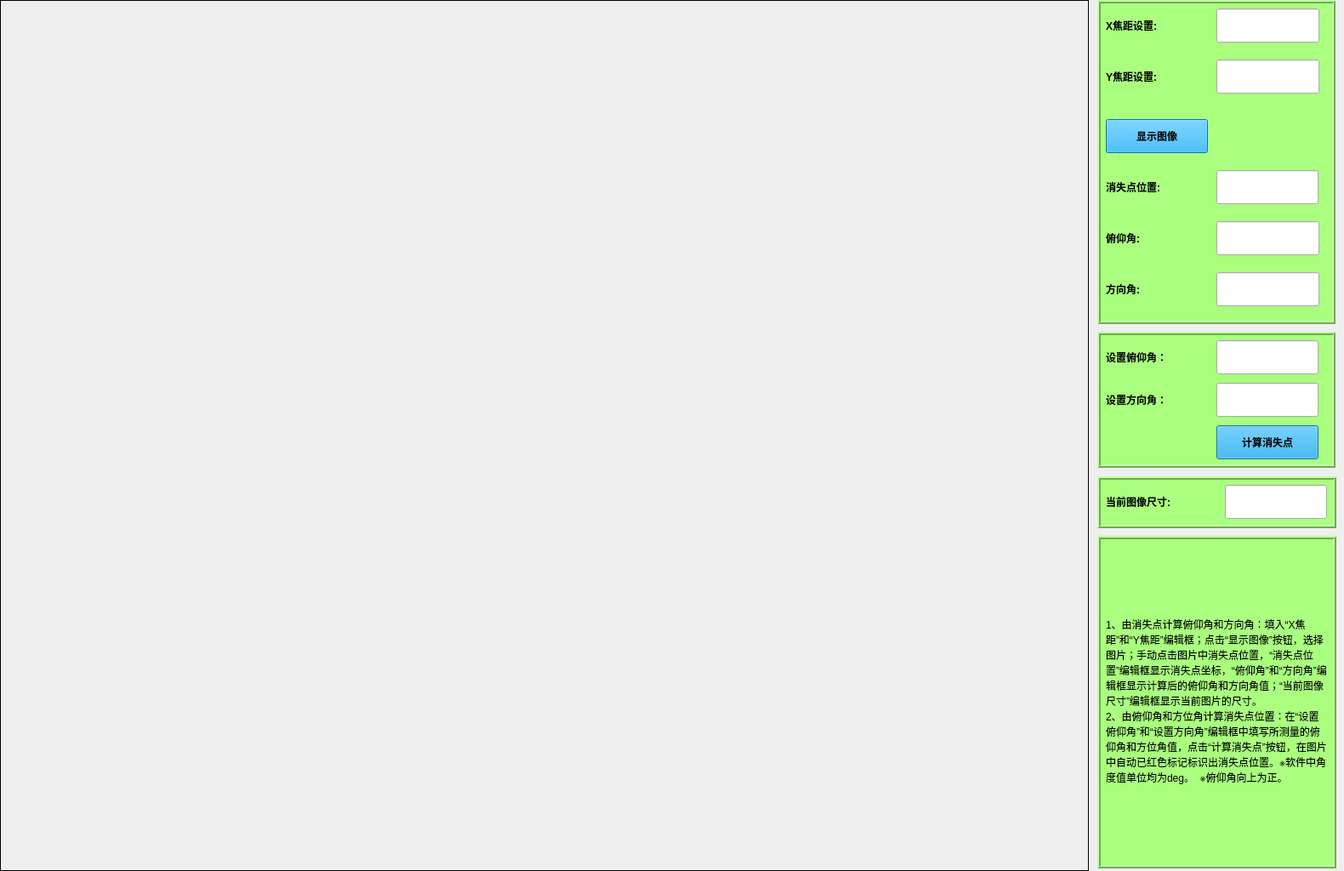
<?xml version="1.0" encoding="UTF-8"?>
<ui version="4.0">
 <class>showimageqt5Dialog</class>
 <widget class="QDialog" name="showimageqt5Dialog">
  <property name="geometry">
   <rect>
    <x>0</x>
    <y>0</y>
    <width>1580</width>
    <height>1024</height>
   </rect>
  </property>
  <property name="windowTitle">
   <string>清智科技</string>
  </property>
  <property name="windowIcon">
   <iconset resource="showimageqt5.qrc">
    <normaloff>:/images/qzlogo.png</normaloff>:/images/qzlogo.png</iconset>
  </property>
  <widget class="QFrame" name="frame">
   <property name="geometry">
    <rect>
     <x>1290</x>
     <y>390</y>
     <width>280</width>
     <height>160</height>
    </rect>
   </property>
   <property name="styleSheet">
    <string notr="true">QFrame
{
    background-color:rgb(170, 255, 127)
}</string>
   </property>
   <property name="frameShape">
    <enum>QFrame::Box</enum>
   </property>
   <property name="frameShadow">
    <enum>QFrame::Raised</enum>
   </property>
   <property name="lineWidth">
    <number>2</number>
   </property>
   <widget class="QLabel" name="label_setpitch_2">
    <property name="geometry">
     <rect>
      <x>10</x>
      <y>10</y>
      <width>121</width>
      <height>40</height>
     </rect>
    </property>
    <property name="font">
     <font>
      <pointsize>9</pointsize>
      <weight>75</weight>
      <bold>true</bold>
     </font>
    </property>
    <property name="text">
     <string>设置俯仰角：</string>
    </property>
    <property name="wordWrap">
     <bool>true</bool>
    </property>
   </widget>
   <widget class="QLabel" name="label_sethead_2">
    <property name="geometry">
     <rect>
      <x>10</x>
      <y>60</y>
      <width>121</width>
      <height>40</height>
     </rect>
    </property>
    <property name="font">
     <font>
      <pointsize>9</pointsize>
      <weight>75</weight>
      <bold>true</bold>
     </font>
    </property>
    <property name="text">
     <string>设置方向角：</string>
    </property>
    <property name="wordWrap">
     <bool>true</bool>
    </property>
   </widget>
   <widget class="QLineEdit" name="lineEdit_pichangle_in_2">
    <property name="geometry">
     <rect>
      <x>140</x>
      <y>10</y>
      <width>120</width>
      <height>40</height>
     </rect>
    </property>
   </widget>
   <widget class="QLineEdit" name="lineEdit_headangle_in_2">
    <property name="geometry">
     <rect>
      <x>140</x>
      <y>60</y>
      <width>120</width>
      <height>40</height>
     </rect>
    </property>
   </widget>
   <widget class="QPushButton" name="show_deadpoint_2">
    <property name="geometry">
     <rect>
      <x>140</x>
      <y>110</y>
      <width>120</width>
      <height>40</height>
     </rect>
    </property>
    <property name="font">
     <font>
      <weight>75</weight>
      <bold>true</bold>
     </font>
    </property>
    <property name="styleSheet">
     <string notr="true">QPushButton
{
    background-color:rgb(0, 170, 255);
}</string>
    </property>
    <property name="text">
     <string>计算消失点</string>
    </property>
   </widget>
  </widget>
  <widget class="QFrame" name="frame_2">
   <property name="geometry">
    <rect>
     <x>1290</x>
     <y>0</y>
     <width>280</width>
     <height>381</height>
    </rect>
   </property>
   <property name="styleSheet">
    <string notr="true">QFrame
{
    background-color:rgb(170, 255, 127)
}</string>
   </property>
   <property name="frameShape">
    <enum>QFrame::Box</enum>
   </property>
   <property name="frameShadow">
    <enum>QFrame::Raised</enum>
   </property>
   <property name="lineWidth">
    <number>2</number>
   </property>
   <widget class="QPushButton" name="showimage_2">
    <property name="geometry">
     <rect>
      <x>10</x>
      <y>140</y>
      <width>120</width>
      <height>40</height>
     </rect>
    </property>
    <property name="font">
     <font>
      <pointsize>9</pointsize>
      <weight>75</weight>
      <bold>true</bold>
     </font>
    </property>
    <property name="styleSheet">
     <string notr="true">QPushButton
{
    background-color:rgb(0, 170, 255);
}</string>
    </property>
    <property name="text">
     <string>显示图像</string>
    </property>
    <property name="iconSize">
     <size>
      <width>20</width>
      <height>20</height>
     </size>
    </property>
   </widget>
   <widget class="QLabel" name="deadpoint_position_2">
    <property name="geometry">
     <rect>
      <x>10</x>
      <y>200</y>
      <width>111</width>
      <height>40</height>
     </rect>
    </property>
    <property name="font">
     <font>
      <pointsize>9</pointsize>
      <weight>75</weight>
      <bold>true</bold>
     </font>
    </property>
    <property name="text">
     <string>消失点位置:</string>
    </property>
    <property name="wordWrap">
     <bool>true</bool>
    </property>
   </widget>
   <widget class="QLineEdit" name="lineEdit_deadpoint_2">
    <property name="geometry">
     <rect>
      <x>140</x>
      <y>200</y>
      <width>120</width>
      <height>40</height>
     </rect>
    </property>
   </widget>
   <widget class="QLabel" name="pitch_angle_2">
    <property name="geometry">
     <rect>
      <x>10</x>
      <y>260</y>
      <width>91</width>
      <height>40</height>
     </rect>
    </property>
    <property name="font">
     <font>
      <pointsize>9</pointsize>
      <weight>75</weight>
      <bold>true</bold>
     </font>
    </property>
    <property name="text">
     <string>俯仰角:</string>
    </property>
    <property name="wordWrap">
     <bool>true</bool>
    </property>
   </widget>
   <widget class="QLineEdit" name="lineEdit_pitchangle_2">
    <property name="geometry">
     <rect>
      <x>140</x>
      <y>260</y>
      <width>121</width>
      <height>40</height>
     </rect>
    </property>
   </widget>
   <widget class="QLineEdit" name="lineEdit_headangle_2">
    <property name="geometry">
     <rect>
      <x>140</x>
      <y>320</y>
      <width>121</width>
      <height>40</height>
     </rect>
    </property>
   </widget>
   <widget class="QLabel" name="head_angle_2">
    <property name="geometry">
     <rect>
      <x>10</x>
      <y>320</y>
      <width>91</width>
      <height>40</height>
     </rect>
    </property>
    <property name="font">
     <font>
      <pointsize>9</pointsize>
      <weight>75</weight>
      <bold>true</bold>
     </font>
    </property>
    <property name="text">
     <string>方向角:</string>
    </property>
    <property name="wordWrap">
     <bool>true</bool>
    </property>
   </widget>
   <widget class="QLabel" name="X_focal_length">
    <property name="geometry">
     <rect>
      <x>10</x>
      <y>10</y>
      <width>111</width>
      <height>40</height>
     </rect>
    </property>
    <property name="font">
     <font>
      <pointsize>9</pointsize>
      <weight>75</weight>
      <bold>true</bold>
     </font>
    </property>
    <property name="text">
     <string>X焦距设置:</string>
    </property>
    <property name="wordWrap">
     <bool>true</bool>
    </property>
   </widget>
   <widget class="QLabel" name="Y_focal_length">
    <property name="geometry">
     <rect>
      <x>10</x>
      <y>70</y>
      <width>111</width>
      <height>40</height>
     </rect>
    </property>
    <property name="font">
     <font>
      <pointsize>9</pointsize>
      <weight>75</weight>
      <bold>true</bold>
     </font>
    </property>
    <property name="text">
     <string>Y焦距设置:</string>
    </property>
    <property name="wordWrap">
     <bool>true</bool>
    </property>
   </widget>
   <widget class="QLineEdit" name="lineEdit_xfocal">
    <property name="geometry">
     <rect>
      <x>140</x>
      <y>10</y>
      <width>121</width>
      <height>40</height>
     </rect>
    </property>
   </widget>
   <widget class="QLineEdit" name="lineEdit_yfocal">
    <property name="geometry">
     <rect>
      <x>140</x>
      <y>70</y>
      <width>121</width>
      <height>40</height>
     </rect>
    </property>
   </widget>
  </widget>
  <widget class="QLabel" name="label">
   <property name="geometry">
    <rect>
     <x>0</x>
     <y>0</y>
     <width>1280</width>
     <height>1024</height>
    </rect>
   </property>
   <property name="styleSheet">
    <string notr="true"/>
   </property>
   <property name="text">
    <string/>
   </property>
   <property name="scaledContents">
    <bool>true</bool>
   </property>
  </widget>
  <widget class="Mylabel" name="label_tag">
   <property name="geometry">
    <rect>
     <x>0</x>
     <y>0</y>
     <width>1280</width>
     <height>1024</height>
    </rect>
   </property>
   <property name="styleSheet">
    <string notr="true"/>
   </property>
   <property name="frameShape">
    <enum>QFrame::Box</enum>
   </property>
   <property name="text">
    <string/>
   </property>
   <property name="scaledContents">
    <bool>true</bool>
   </property>
  </widget>
  <widget class="QFrame" name="frame_3">
   <property name="geometry">
    <rect>
     <x>1290</x>
     <y>560</y>
     <width>281</width>
     <height>61</height>
    </rect>
   </property>
   <property name="styleSheet">
    <string notr="true">QFrame
{
    background-color:rgb(170, 255, 127)
}</string>
   </property>
   <property name="frameShape">
    <enum>QFrame::Box</enum>
   </property>
   <property name="frameShadow">
    <enum>QFrame::Raised</enum>
   </property>
   <property name="lineWidth">
    <number>2</number>
   </property>
   <widget class="QLineEdit" name="lineEdit_imagesize_2">
    <property name="geometry">
     <rect>
      <x>150</x>
      <y>10</y>
      <width>120</width>
      <height>40</height>
     </rect>
    </property>
   </widget>
   <widget class="QLabel" name="image_size_2">
    <property name="geometry">
     <rect>
      <x>10</x>
      <y>10</y>
      <width>131</width>
      <height>40</height>
     </rect>
    </property>
    <property name="font">
     <font>
      <pointsize>9</pointsize>
      <weight>75</weight>
      <bold>true</bold>
     </font>
    </property>
    <property name="text">
     <string>当前图像尺寸:</string>
    </property>
    <property name="wordWrap">
     <bool>true</bool>
    </property>
   </widget>
  </widget>
  <widget class="QFrame" name="frame_4">
   <property name="geometry">
    <rect>
     <x>1290</x>
     <y>630</y>
     <width>281</width>
     <height>391</height>
    </rect>
   </property>
   <property name="styleSheet">
    <string notr="true">QFrame
{
    background-color:rgb(170, 255, 127)
}</string>
   </property>
   <property name="frameShape">
    <enum>QFrame::Box</enum>
   </property>
   <property name="frameShadow">
    <enum>QFrame::Raised</enum>
   </property>
   <property name="lineWidth">
    <number>2</number>
   </property>
   <widget class="QLabel" name="label_2">
    <property name="geometry">
     <rect>
      <x>10</x>
      <y>8</y>
      <width>261</width>
      <height>371</height>
     </rect>
    </property>
    <property name="font">
     <font>
      <pointsize>9</pointsize>
     </font>
    </property>
    <property name="text">
     <string>1、由消失点计算俯仰角和方向角：填入“X焦距”和“Y焦距”编辑框；点击“显示图像”按钮，选择图片；手动点击图片中消失点位置，“消失点位置”编辑框显示消失点坐标，“俯仰角”和“方向角”编辑框显示计算后的俯仰角和方向角值；“当前图像尺寸”编辑框显示当前图片的尺寸。                                                                  2、由俯仰角和方位角计算消失点位置：在“设置俯仰角”和“设置方向角”编辑框中填写所测量的俯仰角和方位角值，点击“计算消失点”按钮，在图片中自动已红色标记标识出消失点位置。※软件中角度值单位均为deg。  ※俯仰角向上为正。</string>
    </property>
    <property name="wordWrap">
     <bool>true</bool>
    </property>
   </widget>
  </widget>
 </widget>
 <layoutdefault spacing="6" margin="11"/>
 <customwidgets>
  <customwidget>
   <class>Mylabel</class>
   <extends>QLabel</extends>
   <header location="global">mylabel.h</header>
  </customwidget>
 </customwidgets>
 <resources>
  <include location="showimageqt5.qrc"/>
 </resources>
 <connections/>
</ui>
